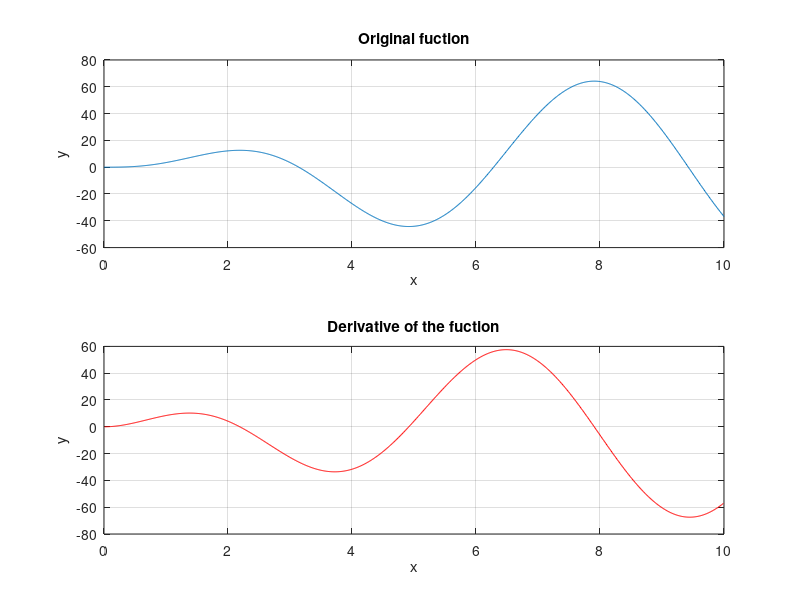

Reproduce this figure in MATLAB.
% Derivative of a Function
% Set up an x-array from 0 to 10 with an increment of 0.01
x = 0:0.01:10;
y = 5*x.^2.*exp(-0.2*x).*sin(x);
% Find the central difference estimate of the derivative
n = length(x);
der = (y(3:n)-y(1:n-2))./(x(3:n)-x(1:n-2));
% Plot the original function 
subplot(2,1,1)
plot(x,y)
grid on 
title('Original fuction')
xlabel("x")
ylabel("y")
subplot(2,1,2)
plot(x(2:n-1),der,color='r')
grid on 
title('Derivative of the fuction')
xlabel("x")
ylabel("y")
